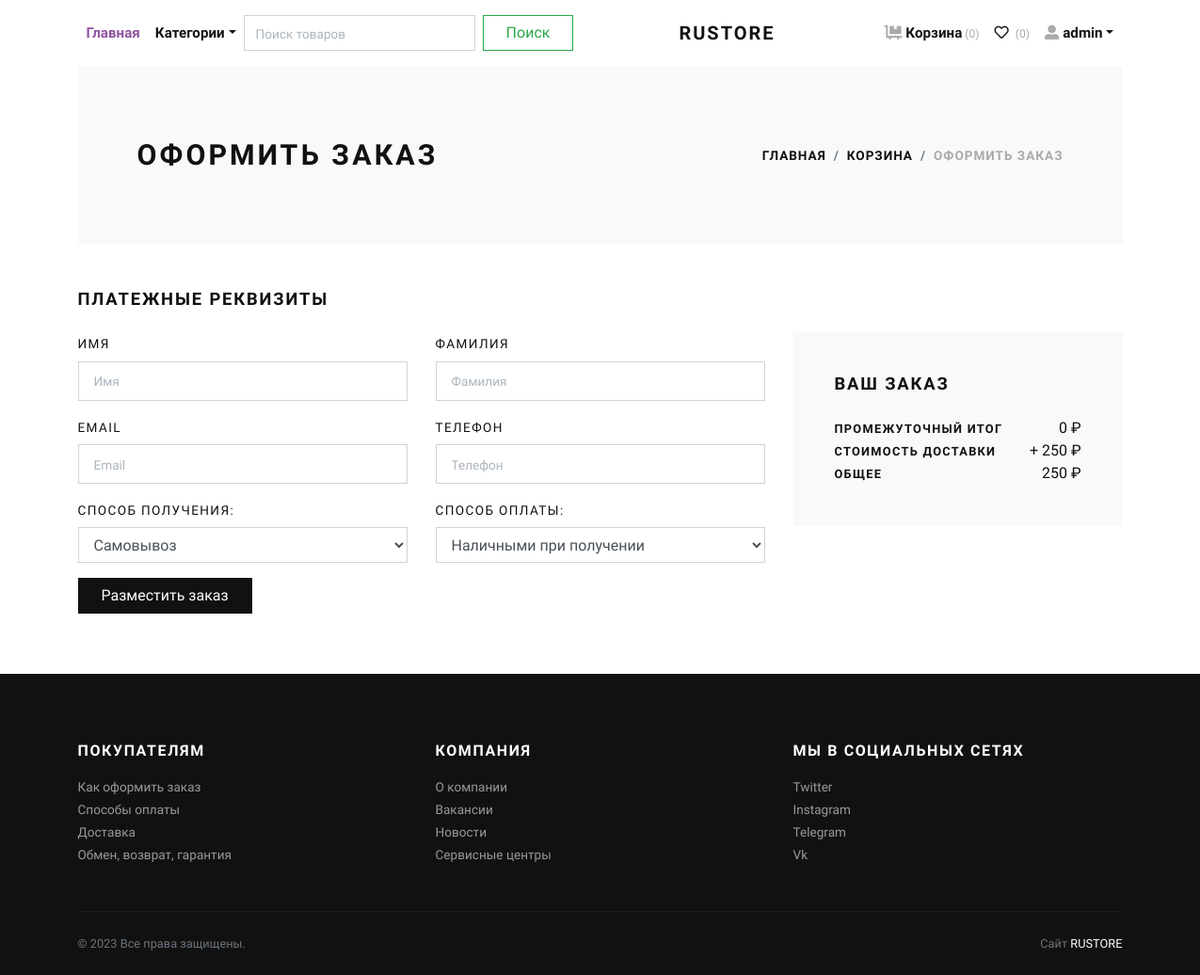
The page /checkout/ (signed in) on the database as committed earlier.
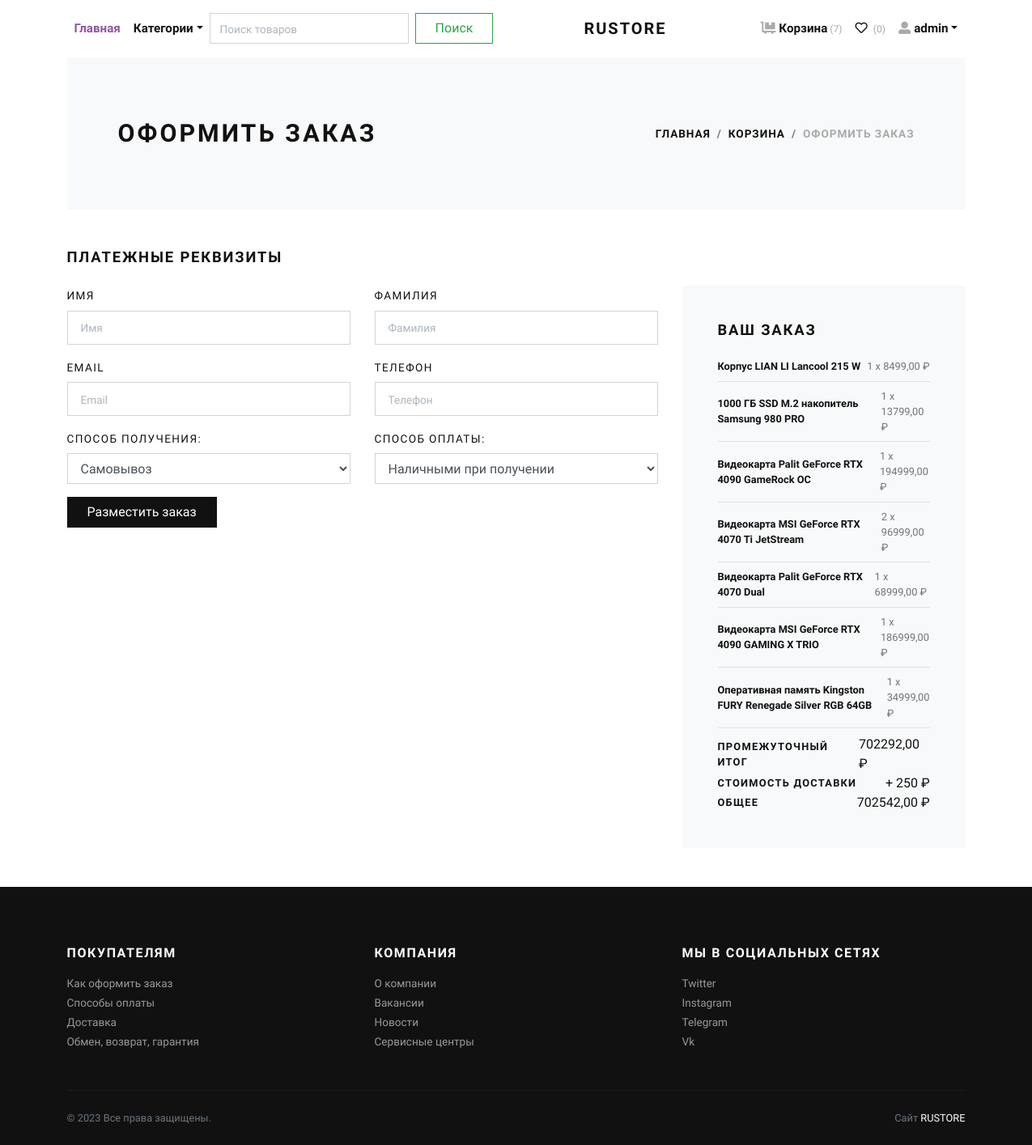
The same page on the database as committed later.
### store/models.py (models this page shows, shortened)
class Cart(models.Model):
    user = models.ForeignKey(User, verbose_name="User", on_delete=models.CASCADE)
    product = models.ForeignKey(Product, verbose_name="Product", on_delete=models.CASCADE)
    quantity = models.PositiveIntegerField(default=1, verbose_name="Quantity")
    created_at = models.DateTimeField(auto_now_add=True, verbose_name="Created Date")
    updated_at = models.DateTimeField(auto_now=True, verbose_name="Updated Date")

class Product(models.Model):
    title = models.CharField(max_length=150, verbose_name="Product Title")
    slug = models.SlugField(max_length=160, verbose_name="Product Slug")
    sku = models.CharField(max_length=255, unique=True, verbose_name="Unique Product ID (SKU)")
    short_description = models.TextField(verbose_name="Short Description")
    detail_description = models.TextField(blank=True, null=True, verbose_name="Detail Description")
    product_image = models.ImageField(upload_to='product', blank=True, null=True, verbose_name="Product Image")
    price = models.DecimalField(max_digits=8, decimal_places=2)
    category = models.ForeignKey(Category, verbose_name="Product Categoy", on_delete=models.CASCADE)
    is_active = models.BooleanField(verbose_name="Is Active?")
    is_featured = models.BooleanField(verbose_name="Is Featured?")
    created_at = models.DateTimeField(auto_now_add=True, verbose_name="Created Date")
    updated_at = models.DateTimeField(auto_now=True, verbose_name="Updated Date")
    returnable = models.BooleanField(default=True, verbose_name='Возможен возврат')
    in_stock = models.BooleanField(default=True, verbose_name='Есть в наличии')
    sold = models.BooleanField(default=False, verbose_name='Продан')
    discount = models.BooleanField(default=False, verbose_name='Скидка')
    best_offer = models.BooleanField(default=False, verbose_name='Лучшее предложение')
    buy_now = models.BooleanField(default=False, verbose_name='Купить сейчас')
    class Meta:
        verbose_name_plural = 'Products'
        ordering = ('-created_at',)

### store/views.py (the view, shortened to what this page needs)
# urls.py: path('checkout/', views.checkout, name="checkout"),
@login_required  # Декоратор для представлений, который проверяет, что пользователь вошел в систему, перенаправляя
def checkout(request):  # оформление заказа
    user = request.user
    order = Order.objects.filter(user=user).last()
    cart_products = Cart.objects.filter(user=user)
    amount = decimal.Decimal(0)
    shipping_amount = decimal.Decimal(250)
    cp = [p for p in Cart.objects.all() if p.user == user]
    if cp:
        for p in cp:
            temp_amount = (p.quantity * p.product.price)
            amount += temp_amount
    addresses = Address.objects.filter(user=user)
    store_address = {
        'locality': 'ул. Карла Маркса, д. 125',
        'city': 'Красноярск',
        'state': 'Центральный район'
    }
    context = {
        'order': order,
        'cart_products': cart_products,
        'amount': amount,
        'shipping_amount': shipping_amount,
        'total_amount': amount + shipping_amount,
        'addresses': addresses,
        'store_address': store_address,
    }
    return render(request, 'store/checkout.html', context)

### store/context_preprocessors.py (called while the page is built)
def store_menu(request):
    categories = Category.objects.filter(is_active=True)
    context = {
        'categories_menu': categories,
    }
    return context

def cart_menu(request):
    if request.user.is_authenticated:                      #проверка пользователя на аутентификацию
        cart_items= Cart.objects.filter(user=request.user) #получаем объекты из корзины
        context = {
            'cart_items': cart_items,
        }
    else:
        context = {}
    return context

def favorites_count(request):
    if request.user.is_authenticated:
        count = Favorite.objects.filter(user=request.user).count()
    else:
        count = 0
    return {'favorites_count': count}

### templates/store/checkout.html (shortened to what the changed rows need)
{% extends 'base.html' %}
{% load static %}
    {% block content %}
      <div class="container">
        <section class="py-5 bg-light">
          <div class="container">
            <div class="row px-4 px-lg-5 py-lg-4 align-items-center">
              <div class="col-lg-6">
                <h1 class="h2 text-uppercase mb-0">Оформить заказ</h1>
              </div>
            </div>
          </div>
        </section>
        <section class="py-5">
          <h2 class="h5 text-uppercase mb-4">Платежные реквизиты</h2>
          <div class="row">
            <div class="col-lg-4">
              <div class="card border-0 rounded-0 p-lg-4 bg-light">
                <div class="card-body">
                  <ul class="list-unstyled mb-0">
                    {% for item in cart_products %}
                    <li class="d-flex align-items-center justify-content-between">
                        <strong class="small font-weight-bold">{{ item.product.title }}</strong>
                        <span class="text-muted small">{{ item.quantity }} x {{ item.product.price }} ₽</span>
                    </li>
                    <li class="border-bottom my-2"></li>
                    {% endfor %}
                    <li class="d-flex align-items-center justify-content-between">
                      <strong class="text-uppercase small font-weight-bold">Промежуточный итог</strong>
                      <span>{{amount}} ₽</span>
                    </li>
                    <li class="d-flex align-items-center justify-content-between">
                      <strong class="text-uppercase small font-weight-bold">Стоимость доставки</strong>
                      <span>+ {{shipping_amount}} ₽</span>
                    </li>
                    <li class="d-flex align-items-center justify-content-between">
                        <strong class="text-uppercase small font-weight-bold">Общее</strong>
                        <span>{{ total_amount }} ₽</span>
                    </li>
                  </ul>
                </div>
              </div>
            </div>
          </div>
        </section>
      </div>
      {% endblock content %}

### templates/navbar.html (shortened to what this page needs)
{% load static %}
      <header class="header bg-white">
        <div class="container px-0 px-lg-3">
          <nav class="navbar navbar-expand-lg navbar-light py-3 px-lg-0"><a class="navbar-brand" href="{% url 'store:home' %}"><span class="font-weight-bold text-uppercase text-dark">RUSTORE</span></a>
            <div class="collapse navbar-collapse" id="navbarSupportedContent">
              <ul class="navbar-nav mr-auto">
                <li class="nav-item">
                  <a class="nav-link active" href="{% url 'store:home' %}">Главная</a>
                </li>
                <li class="nav-item dropdown"><a class="nav-link dropdown-toggle" id="pagesDropdown" href="#" data-toggle="dropdown" aria-haspopup="true" aria-expanded="false">Категории</a>
                </li>
                <form class="form-inline my-2 my-lg-0" action="{% url 'store:search' %}" method="get">
                  <input class="form-control mr-sm-2" type="search" placeholder="Поиск товаров" aria-label="Search" name="q">
                  <button class="btn btn-outline-success my-2 my-sm-0" type="submit">Поиск</button>
                </form>
              </ul>
              <ul class="navbar-nav ml-auto">
                {% if request.user.is_authenticated %}
                  <li class="nav-item"><a class="nav-link" href="{% url 'store:cart' %}"> <i class="fas fa-dolly-flatbed mr-1 text-gray"></i>Корзина<small class="text-gray"> ({{cart_items.count}})</small></a></li>
                  <li class="nav-item"><a class="nav-link" href="{% url 'store:favorites' %}"> <i class="far fa-heart mr-1"></i><small class="text-gray"> ({{ favorites_count }})</small></a></li>
                  <li class="nav-item dropdown"><a class="nav-link dropdown-toggle" id="pagesDropdown" href="#" data-toggle="dropdown" aria-haspopup="true" aria-expanded="false"><i class="fas fa-user-alt mr-1 text-gray"></i>{{request.user.username}}</a></a>
                </li>
                {% else %}
                  <li class="nav-item"><a class="nav-link" href="{% url 'store:login' %}">Войти</a></li>
                  <li class="nav-item"><a class="nav-link" href="{% url 'store:register' %}">Создать аккаунт</a></li>
                {% endif %}
              </ul>
            </div>
          </nav>
        </div>
      </header>

Rows that differ between the two databases and show on the page:
added Cart: product "Корпус LIAN LI Lancool 215 W", quantity "1", product.price "8499,00"
added Cart: product "1000 ГБ SSD M.2 накопитель Samsung 980 PRO", quantity "1", product.price "13799,00"
added Cart: product "Видеокарта Palit GeForce RTX 4090 GameRock OC", quantity "1", product.price "194999,00"
added Cart: product "Видеокарта MSI GeForce RTX 4070 Ti JetStream", quantity "2", product.price "96999,00"
added Cart: product "Видеокарта Palit GeForce RTX 4070 Dual", quantity "1", product.price "68999,00"
added Cart: product "Видеокарта MSI GeForce RTX 4090 GAMING X TRIO", quantity "1", product.price "186999,00"
added Cart: product "Оперативная память Kingston FURY Renegade Silver RGB 64GB", quantity "1", product.price "34999,00"
Other text that changed with them:
{{ cart_items.count }}: "0" → "7"
{{ amount }}: "0" → "702292,00"
{{ total_amount }}: "250" → "702542,00"
